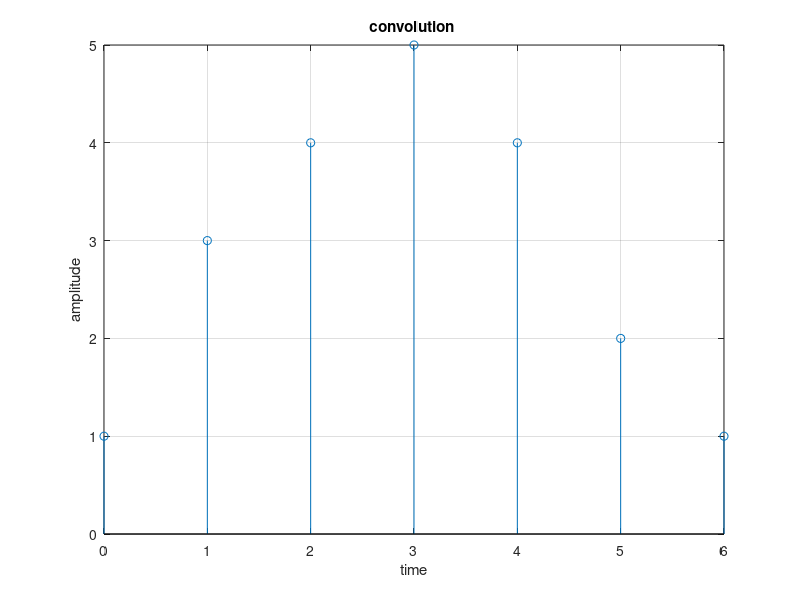

Source code (MATLAB):
clc;
clear all;
close all; 
x=[1,2,1,1]; 
x_ind=[0:3]; 
xmin=min(x_ind); 
xmax=max(x_ind); 
h=[1,1,1,1]; 
h_ind=[0:3]; 
hmin=min(h_ind); 
hmax=max(h_ind); 
y=conv(x,h); 
y_ind=[(xmin+hmin):1:(xmax+hmax)]; 
stem(y_ind,y); 
xlabel('time'); 
ylabel('amplitude'); 
title('convolution '); 
grid on;